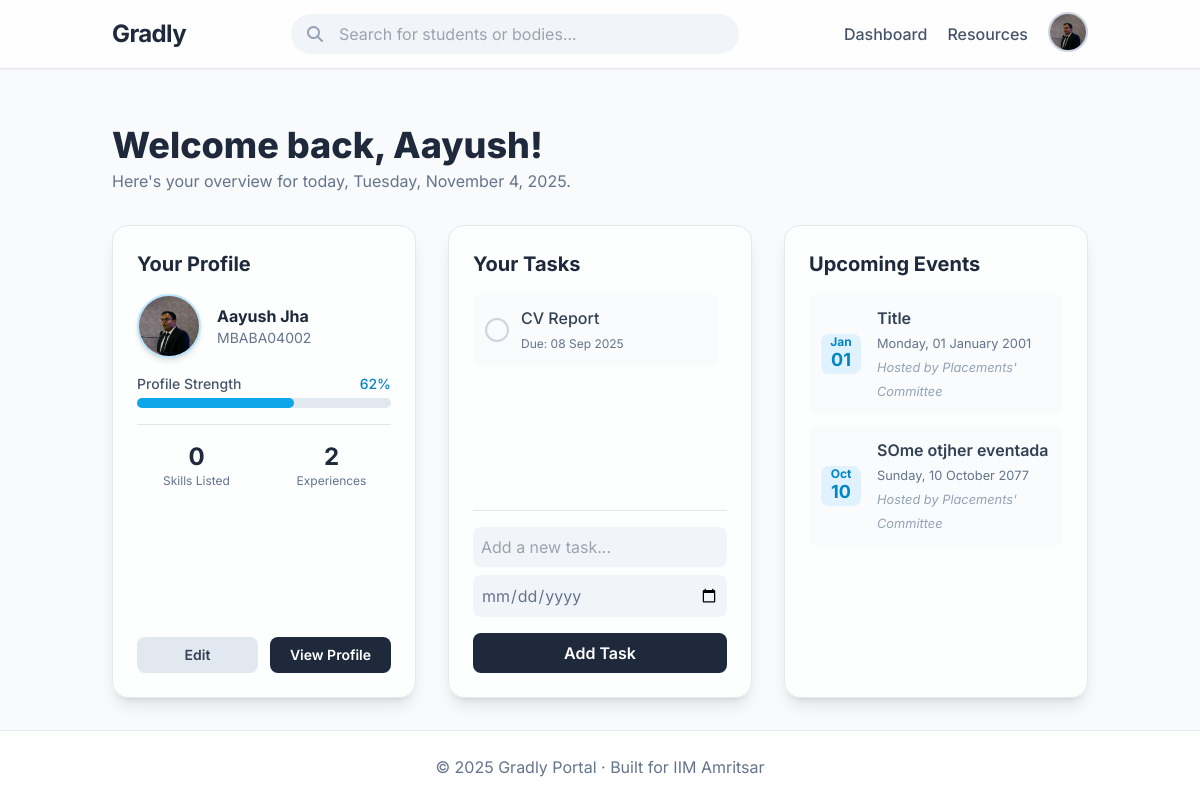
The page /dashboard (signed in) on the database as committed earlier.
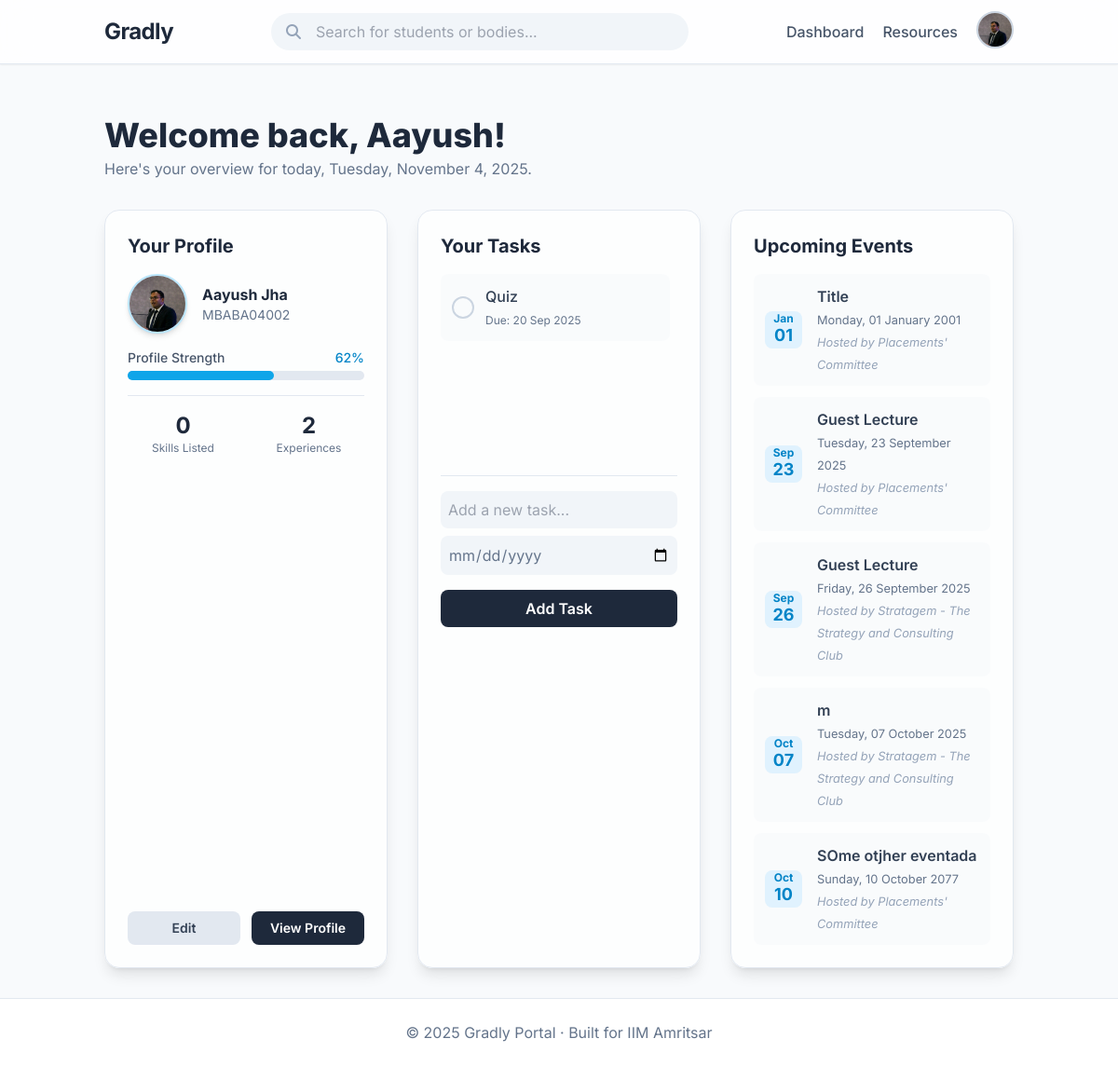
The same page on the database as committed later.
### models.py (models this page shows, shortened)
class Task(db.Model):
    id = db.Column(db.Integer, primary_key=True)
    title = db.Column(db.String(200), nullable=False)
    due_date = db.Column(db.DateTime, nullable=True)
    is_done = db.Column(db.Boolean, default=False)
    user_id = db.Column(db.Integer, db.ForeignKey('user.id'))

class BodyEvent(db.Model):
    id = db.Column(db.Integer, primary_key=True)
    title = db.Column(db.String(250), nullable=False)
    description = db.Column(db.Text, nullable=True)
    poster = db.Column(db.String(200), nullable=True)  # path in static/uploads/
    date = db.Column(db.DateTime, default=datetime.utcnow)
    body_id = db.Column(db.Integer, db.ForeignKey('student_body.id'), nullable=False)
    body = db.relationship('StudentBody', backref=db.backref('events', lazy=True))

class StudentBody(db.Model, UserMixin):
    id = db.Column(db.Integer, primary_key=True)
    name = db.Column(db.String(200), nullable=False)
    email = db.Column(db.String(200), unique=True, nullable=False)
    body_type = db.Column(db.String(100), nullable=True)
    description = db.Column(db.Text, nullable=True)
    password = db.Column(db.String(200), nullable=False)
    logo = db.Column(db.String(200), nullable=True)

### routes/dashboard.py (the view, shortened to what this page needs)
@dashboard_bp.route('/dashboard', methods=['GET', 'POST'])
@login_required
def dashboard():
    tasks = Task.query.filter_by(user_id=current_user.id).order_by(Task.due_date).all()
    body_events = BodyEvent.query.order_by(BodyEvent.date.asc()).limit(5).all()
    form = TaskForm()
    return render_template(
        "dashboard.html",
        tasks=tasks,
        events=body_events,   # ✅ pass body events here
        form=form
    )

### forms.py
class TaskForm(FlaskForm):
    title = StringField('Task Title', validators=[DataRequired()])
    due_date = DateField('Deadline', format='%Y-%m-%d', validators=[DataRequired()])
    submit = SubmitField('Add Task')

### app.py (called while the page is built)
@login_manager.user_loader
def load_user(user_id):
    if user_id.startswith("U_"):
        roll = user_id.split("_", 1)[1]   # keep string as-is
        return User.query.get(roll)
    elif user_id.startswith("B_"):
        body_id = user_id.split("_", 1)[1]
        return StudentBody.query.get(int(body_id))
    return None

@app.before_request
def create_tables():
    db.create_all()

### models.py (called while the page is built)
    @property
    def user_type(self):
        return "student"

### templates/dashboard.html (shortened to what the changed rows need)
{% extends "base.html" %}
{% block content %}
<div class="mb-8">
    <h1 class="text-4xl font-extrabold text-slate-800">Welcome back, {{ current_user.name.split(' ')[0] }}!</h1>
</div>
<div class="grid md:grid-cols-3 gap-8">
    <div class="flex flex-col bg-white/70 backdrop-blur-lg p-6 rounded-2xl shadow-lg border border-slate-200">
        <h2 class="text-xl font-bold text-slate-800 mb-4">Your Profile</h2>
        {% set total_items = 8 %}
        {% set completed_items = 0 %}
        {% if current_user.profile_pic %}{% set completed_items = completed_items + 1 %}{% endif %}
        {% if current_user.resume %}{% set completed_items = completed_items + 1 %}{% endif %}
        {% if current_user.phone %}{% set completed_items = completed_items + 1 %}{% endif %}
        {% if current_user.cgpa %}{% set completed_items = completed_items + 1 %}{% endif %}
        {% if current_user.work_experiences|length > 0 %}{% set completed_items = completed_items + 1 %}{% endif %}
        {% if current_user.internships|length > 0 %}{% set completed_items = completed_items + 1 %}{% endif %}
        {% if current_user.skills|length > 0 %}{% set completed_items = completed_items + 1 %}{% endif %}
        {% if current_user.certifications|length > 0 %}{% set completed_items = completed_items + 1 %}{% endif %}
        {% set percentage = (completed_items / total_items * 100)|round|int %}
    </div>
    <div class="bg-white/70 backdrop-blur-lg p-6 rounded-2xl shadow-lg border border-slate-200">
        <h2 class="text-xl font-bold text-slate-800 mb-4">Your Tasks</h2>
        <ul class="space-y-3 mb-6 h-48 overflow-y-auto pr-2">
            {% for task in tasks %}
            <li class="flex justify-between items-center bg-slate-50/80 p-3 rounded-lg">
                <div class="flex items-center space-x-3">
                    <form method="POST" action="{{ url_for('tasks.toggle_task', task_id=task.id) }}">
                        <button type="submit"
                            class="w-6 h-6 rounded-full border-2 border-slate-300 flex items-center justify-center transition-all duration-200
                                {% if task.is_done %}bg-green-500 border-green-500{% else %}hover:border-sky-400{% endif %}">
                        </button>
                    </form>
                    <div class="{% if task.is_done %}line-through text-slate-400{% else %}text-slate-700{% endif %}">
                        <p class="font-medium">{{ task.title }}</p>
                        <small class="text-xs {% if task.is_done %}text-slate-400{% else %}text-slate-500{% endif %}">
                            Due: {{ task.due_date.strftime('%d %b %Y') if task.due_date else 'No deadline' }}
                        </small>
                    </div>
                </div>
            </li>
            {% else %}
            <p class="text-slate-500 text-center py-10">You're all caught up!</p>
            {% endfor %}
        </ul>
    </div>
<div class="bg-white/70 backdrop-blur-lg p-6 rounded-2xl shadow-lg border border-slate-200">
    <h2 class="text-xl font-bold text-slate-800 mb-4">Upcoming Events</h2>
    <ul class="space-y-3">
        {% for event in events %}
        <li class="bg-slate-50/80 p-3 rounded-lg flex items-center space-x-4">
            <div
                class="flex-shrink-0 bg-sky-100 text-sky-600 h-10 w-10 rounded-lg flex flex-col items-center justify-center font-bold">
                <span class="text-xs -mb-1">{{ event.date.strftime('%b') }}</span>
                <span class="text-lg">{{ event.date.strftime('%d') }}</span>
            </div>
            <div>
                <p class="font-semibold text-slate-700">{{ event.title }}</p>
                <small class="text-slate-500">{{ event.date.strftime('%A, %d %B %Y') }}</small>
                <br>
                <small class="text-slate-400 italic">Hosted by {{ event.body.name }}</small>
            </div>
        </li>
        {% else %}
        <p class="text-slate-500">No upcoming events listed.</p>
        {% endfor %}
    </ul>
</div>
</div>
{% endblock %}

Rows that differ between the two databases and show on the page:
removed Task: is_done False (drawn), title "CV Report", due_date "08 Sep 2025"
added Task: is_done False (drawn), title "Quiz", due_date "20 Sep 2025"
added BodyEvent: date "Sep", date "23", title "Guest Lecture", date "Tuesday, 23 September 2025", body.name "Placements' Committee"
added BodyEvent: date "Sep", date "26", title "Guest Lecture", date "Friday, 26 September 2025", body.name "Stratagem - The Strategy and Consulting Club"
added BodyEvent: date "Oct", date "07", title "m", date "Tuesday, 07 October 2025", body.name "Stratagem - The Strategy and Consulting Club"
